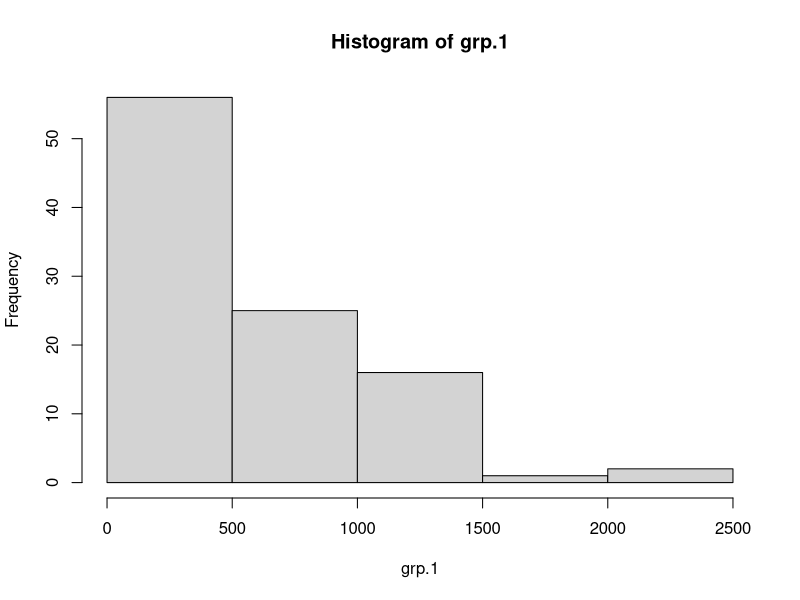
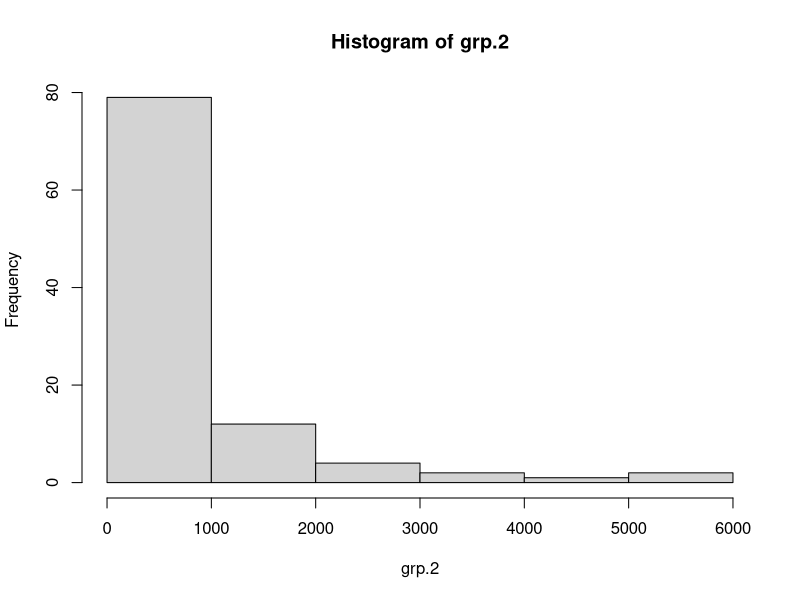
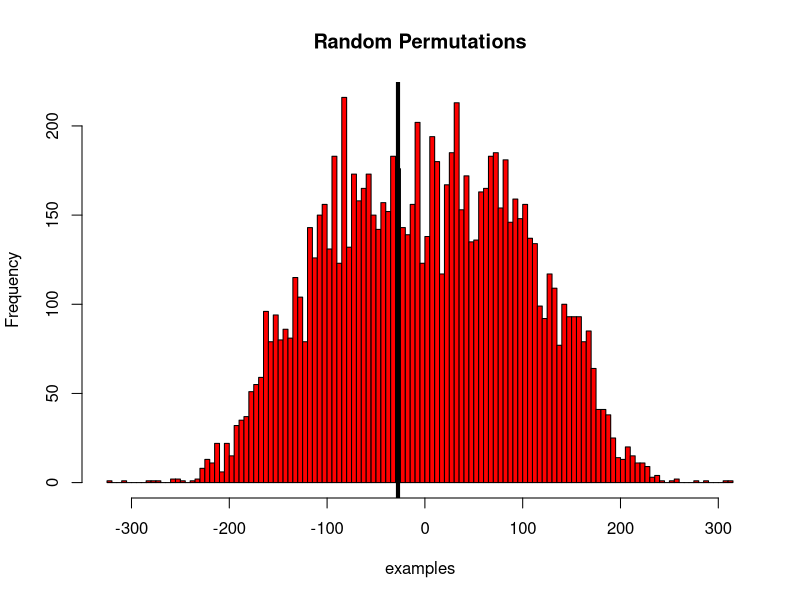

Write R code to recreate these figures, in order.
## ab test

#permutation tests
set.seed(3)
grp.1 <- round(rlnorm(100,6)) # new page
grp.2 <- round(rlnorm(100,6)) # old page
# Null - distributions are the same

hist(grp.1)
hist(grp.2)

data <- c(grp.1, grp.2)

l1 <- length(grp.1)
l2 <- length(grp.2)
lt <- l1 + l2


# test statistic
test.diff <- median(grp.1) - median(grp.2)


it <- function(n){
  M = NULL
  for(i in 1:n){
    # looks at permutations of data, no replacement
    s = sample(data, lt, FALSE)
    # test statistic of each permutation, abitrary split
    m1 = median(s[1:l1]) - median(s[(l1+1):lt])
    # vector of test statistics
    M = c(M,m1)
  }
  return(M)
}

#10000 simulations to give approximate distribution
examples <- it(10000)

par(mfrow = c(1,1))
hist(examples, col = "red", breaks = 100, main = "Random Permutations")
abline(v=test.diff, col = "black", lwd = 4)


#p-value
(sum(examples<test.diff))/10000
